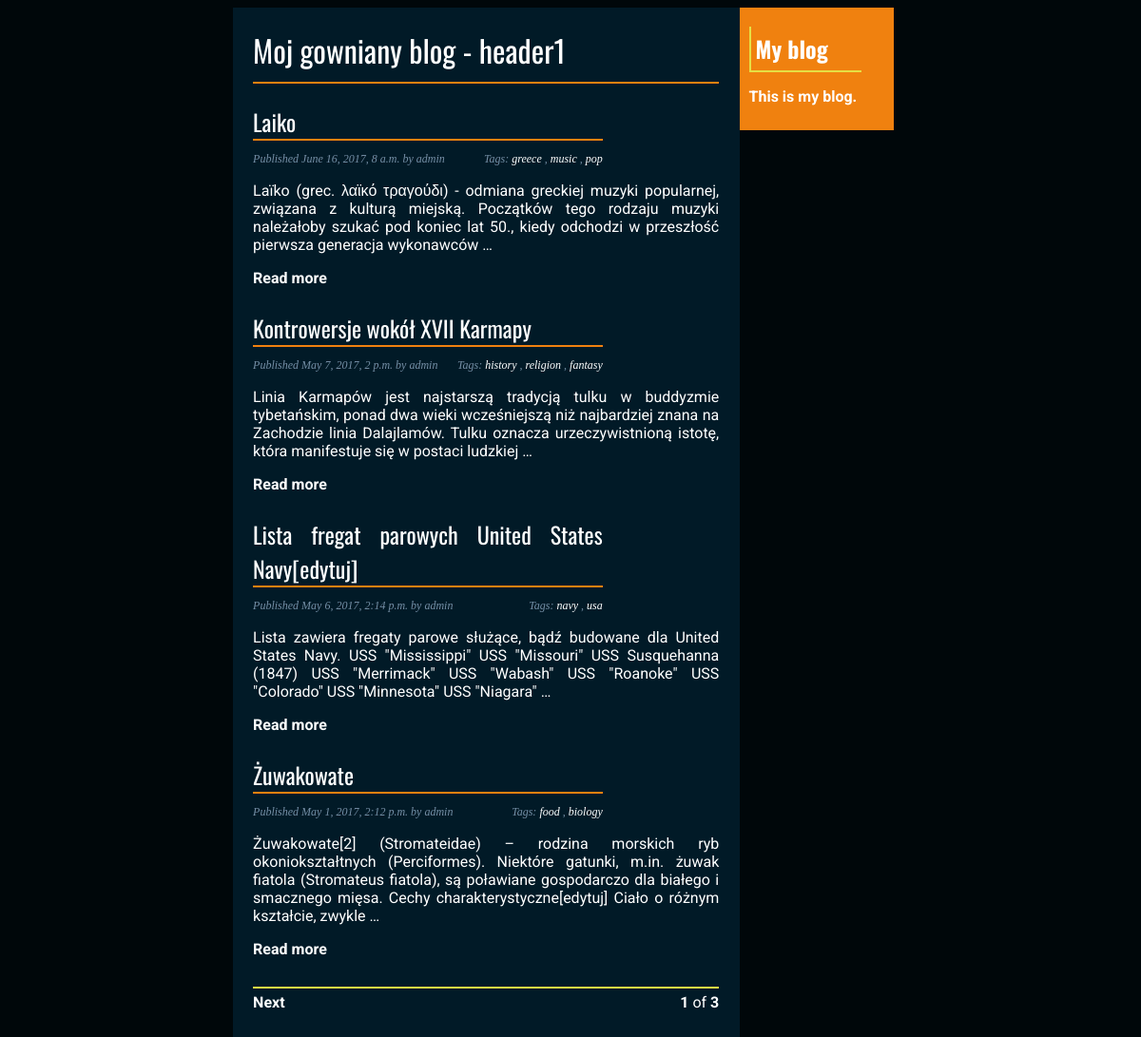
Screenshot of /blog/ with the database file from the repository.
### first_blog/models.py (models this page shows, shortened)
class Post(models.Model):
    STATUS_CHOICES = (
        ('draft', 'Draft'),
        ('published', 'Published'),
    )
    title = models.CharField(max_length=250)
    slug = models.SlugField(max_length=250, unique_for_date = 'publish')
    author = models.ForeignKey(User, related_name = 'blog_posts')
    body = models.TextField()
    publish = models.DateTimeField(default=timezone.now)
    created = models.DateTimeField(auto_now_add=True)
    updated = models.DateTimeField(auto_now=True)
    status = models.CharField( max_length = 10, choices = STATUS_CHOICES, default = 'draft')
    objects = models.Manager()              # The default manager.
    published = PublishedManager()          # Our custom manager.
    tags = TaggableManager()
    def get_absolute_url(self):
        return reverse('first_blog:post_detail',
                       args=[self.publish.year,
                             self.publish.strftime('%m'),
                             self.publish.strftime('%d'),
                             self.slug])
    class Meta:
        ordering = ('-publish',)

### first_blog/views.py (the view)
# urls.py: url(r'^tag/(?P<tag_slug>[-\w]+)/$', views.post_list, name='post_list_by_tag'),
def post_list(request,tag_slug=None):
    object_list = Post.published.all()
    tag = None
    if tag_slug:
        tag = get_object_or_404(Tag, slug=tag_slug)
        object_list = object_list.filter(tags__in=[tag])
    paginator = Paginator(object_list, 4)               #4 posts in each page
    page = request.GET.get('page')
    try:
        posts = paginator.page(page)
    except PageNotAnInteger:
        posts = paginator.page(1)
    except EmptyPage:
        posts = paginator.page(paginator.num_pages)
    return render(request, 'first_blog/post/list.html', {'page': page, 'posts': posts, 'tag':tag})

### first_blog/models.py (called while the page is built)
    def get_queryset(self):
        return super(PublishedManager,self).get_queryset().filter(status='published')

### templates/first_blog/post/list.html (shortened to what this page needs)
{% extends "first_blog/base.html" %}
{% block content %}
    <h1>Moj gowniany blog - header1</h1>
    {% for post in posts %}
        <h3>
            <a href="{{ post.get_absolute_url }}">
                {{ post.title }}
            </a>
        </h3>
        <p class="tags">
                Tags:
            {% for tag in post.tags.all %}
                <a href="{% url "first_blog:post_list_by_tag" tag.slug %}">
                    {{ tag.name }}
                </a>
                {% if not forloop.last %}, {% endif %}
            {% endfor %}
        </p>
        <p class="date">
            Published {{ post.publish }} by {{ post.author }}
        </p>
        <div class="post_body">
            {{ post.body | truncatewords:30 | linebreaks }}
        </div>
        <p class="important_text"><a href="{{ post.get_absolute_url }}">Read more</a></p>
    {% endfor %}
    {% include "pagination.html" with page=posts %}
{% endblock %}

### templates/first_blog/base.html (shortened to what this page needs)
{% load staticfiles %}
<!DOCTYPE html>
<html lang="en">
<head>
    <link href="{% static "css/first_blog.css" %}" rel="stylesheet">
</head>
<body>
<div class="wholecontent">
    <div id="content">
        {% block content %}
        {% endblock %}
    </div>
    <div id="sidebar">
        <h2 id="sidebar_title"><a href="{% url "first_blog:post_list" %}">My blog</a></h2>
        <p>This is my blog.</p>
    </div>
</div>
</body>
</html>

### templates/pagination.html (shortened to what this page needs)
<div class="pagination">
    <span class="step-links">
    <span class="current">
        <b>{{ page.number }}</b> of <b>{{ page.paginator.num_pages }}</b>
    </span>
    {% if page.has_next %}
    <a href="?page={{ page.next_page_number }}"><span class="next">Next</span></a>
    {% endif %}
    </span>
</div>

### first_blog/static/css/first_blog.css (style rules this page uses)
body { font-family: 'Roboto', sans-serif; background: #00070A; color: #ffffff; }
a { color: #ffffff; text-decoration: none; }
h1 { font-family: 'Oswald', sans-serif, 'Roboto', sans-serif; font-weight: normal; color: #ffffff; border-bottom: 2px solid #F0810F; padding: 0 0 10px 0; }
h2 { font-family: 'Oswald', sans-serif, 'Roboto', sans-serif; font-weight: bold; margin: 50px 0 0; padding: 5px 5px 5px 5px; width: 75%; color: #ffffff; border-left: solid 2px #e6df44 ; border-bottom: solid 2px #e6df44 ; }
h3 { font-family: 'Oswald', sans-serif, 'Roboto', sans-serif; font-size: x-large; font-weight: normal; margin: 10px 0 0; border-bottom: 2px solid #F0810F; width: 75%; }
.wholecontent { min-width: 600px; width: 60%; padding: 0 3% 0 3%; margin: auto; height: auto; }
#content { float: left; width: 69%; padding: 0 3% 4% 3%; color: #ffffff; background: #011a27; text-align: justify; }
#sidebar { display: inline-block; width: 20%; padding: 10px; background-color: #F0810F; height: 100%; font-weight: bold; }
#sidebar_title { font-family: 'Oswald', sans-serif, 'Roboto', sans-serif; font-weight: bold; margin: 10px 0 0; padding: 5px 5px 5px 5px; width: 75%; color: #ffffff; border-left: solid 2px #e6df44; border-bottom: solid 2px #e6df44; }
.post_body { padding: 0 0 0px 0; }
p.date { color: #768FA6; font-family: georgia, serif; font-size: 12px; font-style: italic; }
.pagination { border-top: 2px solid #e6df44; padding: 5px 0 0 0; margin: 30px 0 0 0; font-weight: normal; }
.current { float: right; margin: 0px 0 0 0; }
.next { font-weight: bold; padding: 0 0 0 0px; }
.important_text { font-weight: bold; margin-bottom:25px; }
.tags { color: #768FA6; font-family: georgia, serif; font-size: 12px; font-style: italic; float: right; margin-right: 25%; }

### rows the page displays
Post: title "Laiko", publish "June 16, 2017, 8 a.m.", author "admin", body "Laïko (grec. λαϊκό τραγούδι) - odmiana greckiej muzyki popularnej, związana z kulturą miejską. Początków tego rodzaju muzyki należałoby szukać pod koniec lat 50., kiedy odchodzi w przeszłość pierwsza generacja wykonawców …"
Tag: name "greece"
Tag: name "music"
Tag: name "pop"
Post: title "Kontrowersje wokół XVII Karmapy", publish "May 7, 2017, 2 p.m.", author "admin", body "Linia Karmapów jest najstarszą tradycją tulku w buddyzmie tybetańskim, ponad dwa wieki wcześniejszą niż najbardziej znana na Zachodzie linia Dalajlamów. Tulku oznacza urzeczywistnioną istotę, która manifestuje się w postaci ludzkiej …"
Tag: name "history"
Tag: name "religion"
Tag: name "fantasy"
Post: title "Lista fregat parowych United States Navy[edytuj]", publish "May 6, 2017, 2:14 p.m.", author "admin", body "Lista zawiera fregaty parowe służące, bądź budowane dla United States Navy. USS \"Mississippi\" USS \"Missouri\" USS Susquehanna (1847) USS \"Merrimack\" USS \"Wabash\" USS \"Roanoke\" USS \"Colorado\" USS \"Minnesota\" USS \"Niagara\" …"
Tag: name "navy"
Tag: name "usa"
Post: title "Żuwakowate", publish "May 1, 2017, 2:12 p.m.", author "admin", body "Żuwakowate[2] (Stromateidae) – rodzina morskich ryb okoniokształtnych (Perciformes). Niektóre gatunki, m.in. żuwak fiatola (Stromateus fiatola), są poławiane gospodarczo dla białego i smacznego mięsa. Cechy charakterystyczne[edytuj] Ciało o różnym kształcie, zwykle …"
Tag: name "food"
Tag: name "biology"

### other values shown
{{ page.number }} "1"
{{ page.paginator.num_pages }} "3"
